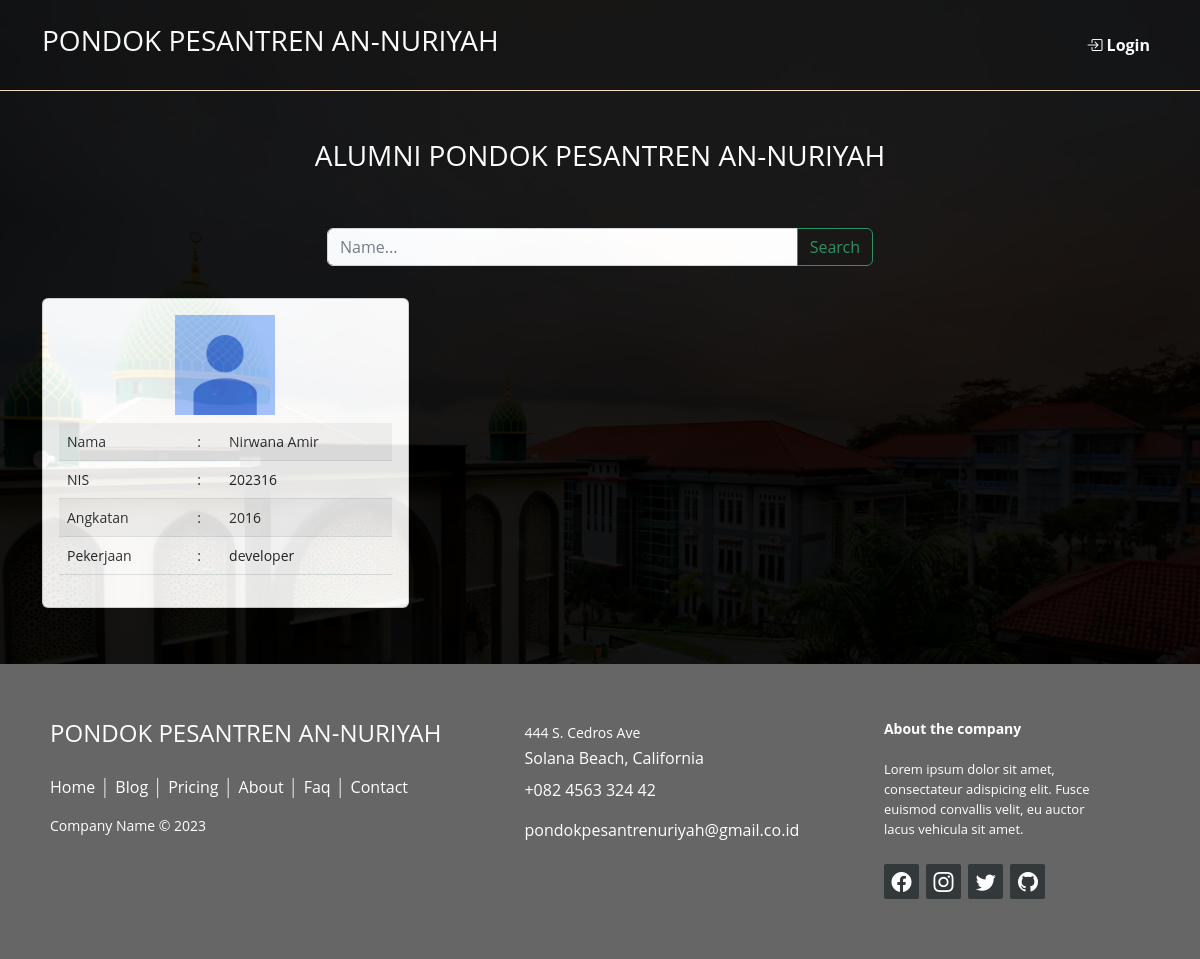
Page /alumni.php on the committed database.
### tables this page shows
CREATE TABLE `tb_alumni_202316` (
  `id_alumni` int(11) NOT NULL,
  `nama` varchar(50) NOT NULL,
  `nis` varchar(50) NOT NULL,
  `alamat` varchar(200) NOT NULL,
  `tanggal_lahir` varchar(50) NOT NULL,
  `no_handphone` varchar(50) NOT NULL,
  `email` varchar(50) NOT NULL,
  `id_angkatan` int(11) NOT NULL,
  `pekerjaan` varchar(100) NOT NULL,
  `foto` varchar(100) NOT NULL,
  `password` varchar(100) NOT NULL
);

CREATE TABLE `tb_angkatan_202316` (
  `id_angkatan` int(11) NOT NULL,
  `angkatan` int(50) NOT NULL
);

### alumni.php (the view, shortened to what this page needs)
<!doctype html>
<html lang="en">
  <head>
    <link rel="stylesheet" href="https://unpkg.com/aos@next/dist/aos.css" />
    <link rel="stylesheet" href="css/style.css">
    <link rel="stylesheet" href="https://cdn.jsdelivr.net/npm/bootstrap-icons@1.10.4/font/bootstrap-icons.css">
    <link href="https://cdn.jsdelivr.net/npm/bootstrap@5.2.0-beta1/dist/css/bootstrap.min.css" rel="stylesheet">
  </head>
  <body>
<?php
    include 'navbar.php';
?>
<div class="container-fluid" id="content">
  <div class="container">
    <div class="row text-white text-center py-5">
      <div class="col-lg-12">
          <h3>ALUMNI PONDOK PESANTREN AN-NURIYAH</h3>
      </div>
    </div>
    <div class="row">
      <div class="col-lg-6 offset-lg-3 mb-3">
          <form action="" method="get">
          <div class="input-group mb-3">
          <input type="text" class="form-control" placeholder="Name..." name="name" autofocus>
          <button class="btn btn-outline-success" type="submit" id="button-addon2">Search</button>
        </div>
          </form>
      </div>
    </div>
    <div class="row gx-2">
    <?php
        if(isset($_GET['name'])){
            $name = $_GET['name'];
            $alumni = mysqli_query($conn, "SELECT  nama, nis, angkatan, foto FROM tb_alumni_202316
            INNER JOIN tb_angkatan_202316 ON tb_alumni_202316.id_angkatan = tb_angkatan_202316.id_angkatan
            WHERE nama LIKE '%$name%'");
        }else{
            $alumni = mysqli_query($conn, "SELECT * FROM tb_alumni_202316
            INNER JOIN tb_angkatan_202316 ON tb_alumni_202316.id_angkatan = tb_angkatan_202316.id_angkatan");
        }
        if(mysqli_num_rows($alumni) > 0){
            while($row = mysqli_fetch_array($alumni)){
    ?>
    <div class="col-lg-4 mb-2">
        <div class="card" data-aos="flip-left" data-aos-duration="2000">
            <div class="card-body">
              <center><img src="<?php echo $row['foto']; ?>" alt="Alumni Photo" class="img-fluid mb-2" width="100px" height="100px"></center>
                <div class="table-responsive">
                    <small>
                        <table class="table table-striped">
                            <tbody>
                                <tr>
                                    <td>Nama</td>
                                    <td>:</td>
                                    <td><?php echo $row['nama'] ?></td>
                                </tr>
                                <tr>
                                    <td>NIS</td>
                                    <td>:</td>
                                    <td><?php echo $row['nis'] ?></td>
                                </tr>
                                <tr>
                                    <td>Angkatan</td>
                                    <td>:</td>
                                    <td><?php echo $row['angkatan'] ?></td>
                                </tr>
                                <tr>
                                    <td>Pekerjaan</td>
                                    <td>:</td>
                                    <td><?php echo $row['pekerjaan'] ?></td>
                                </tr>
                            </tbody>
                        </table>
                    </small>
                </div>
            </div>
        </div>
    </div>
    <?php
        }
    } else {
    ?>
    <center><h3 class="text-danger">Tidak ada data alumni dengan nama <strong style="font-style: italic;">"<?php echo $_GET['name'] ?>"</strong></h3></center>
    <br><br><br><br><br>
    <?php
        }
    ?>
</div>
  </div>
  <br><br>
</div>
<?php
    include 'footer.php';
?>
  </body>
</html>

### css/style.css (style rules this page uses)
* { padding: 0; margin: 0; }
html body { background-image: url('../img/pondok.jpeg'); background-repeat: no-repeat; background-position: center; background-size: cover; }
#content { background-color: black; opacity: 0.9; }
* { font-family: Open Sans; }

### rows in the picture
tb_alumni_202316: foto (picture), nama "Nirwana Amir", nis "202316", id_angkatan.angkatan "2016", pekerjaan "developer"
